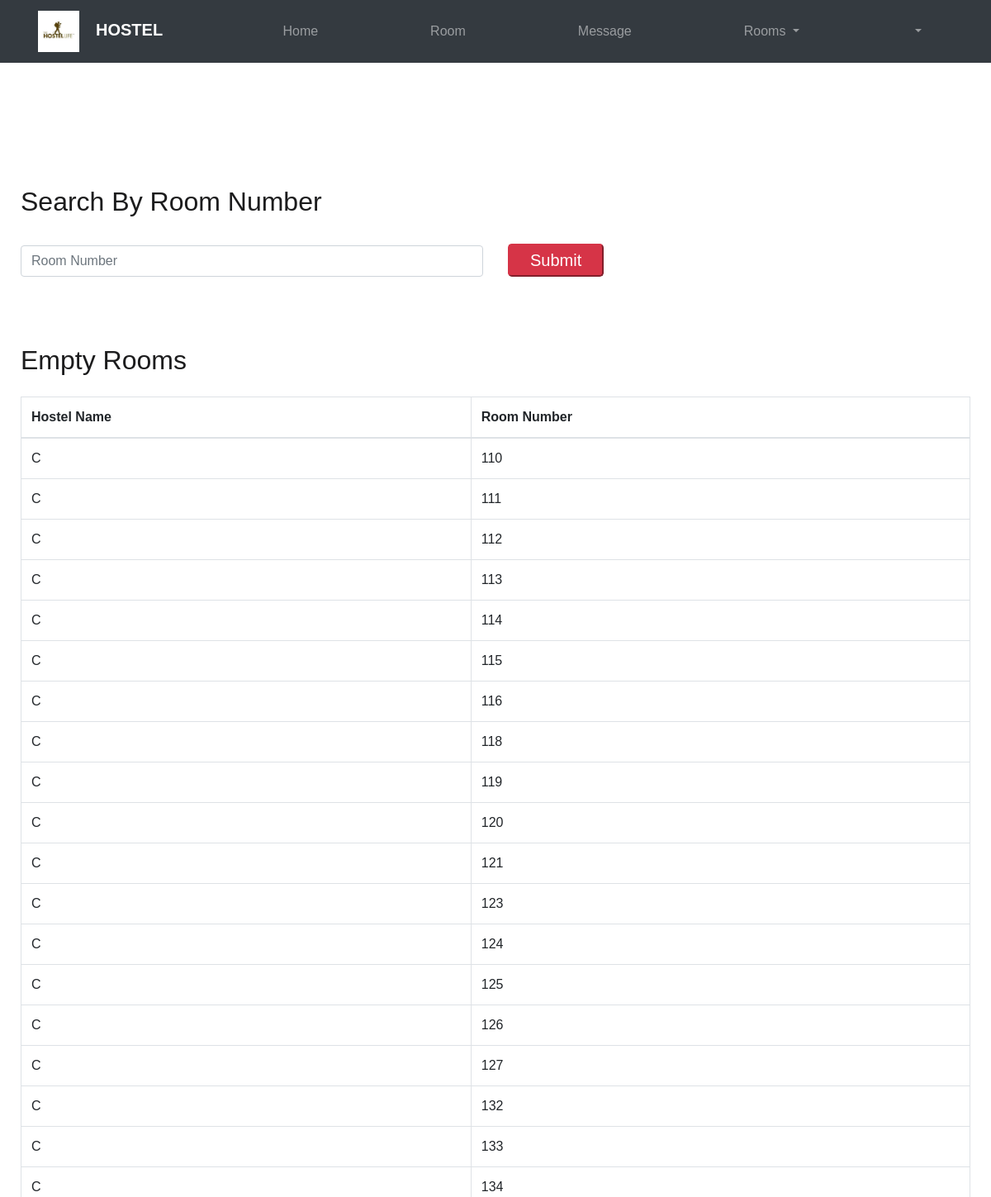
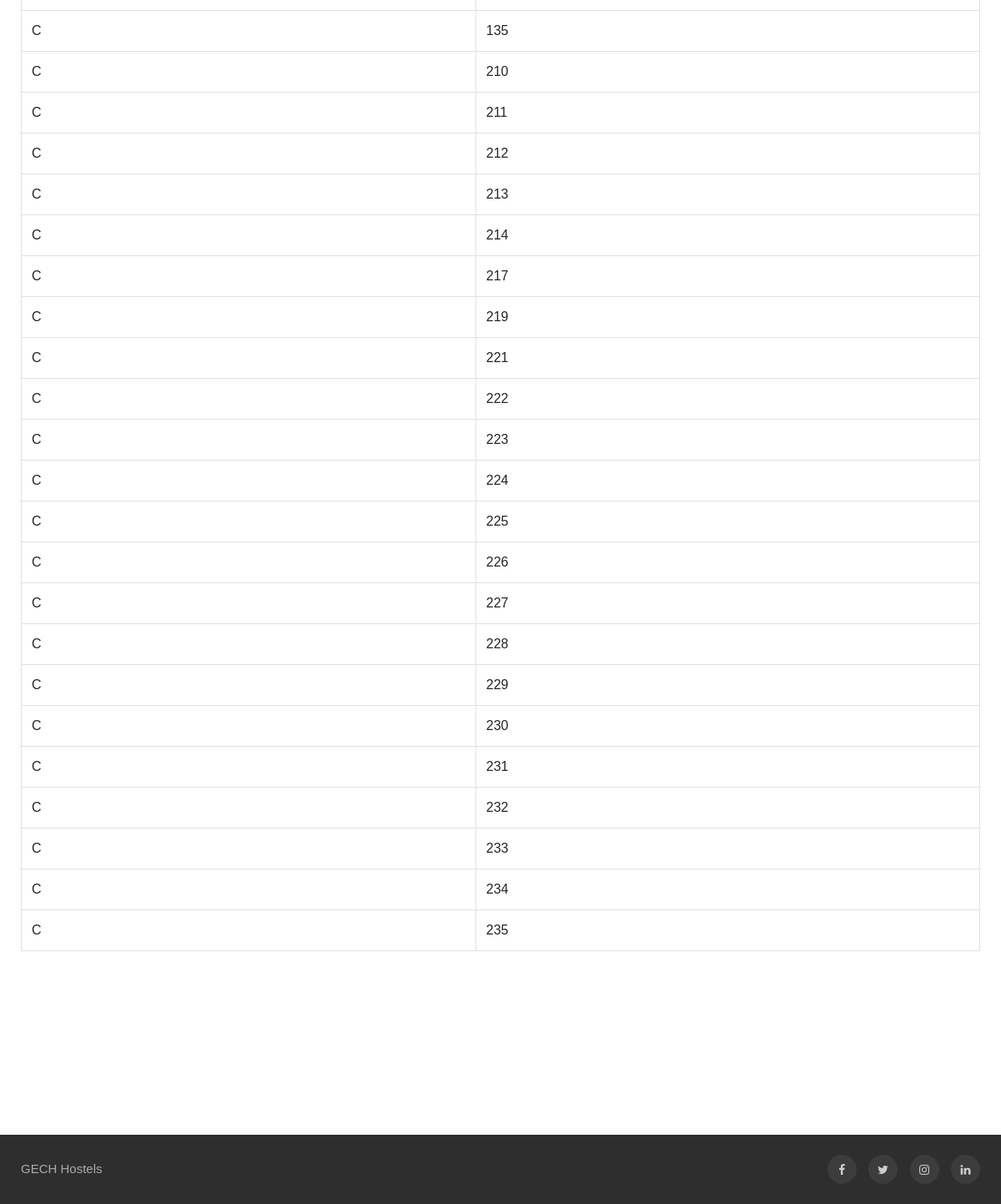
/HM/empty-rooms.php (signed in), run on the app's committed database (2 pictures, top to bottom).
### tables this page shows
CREATE TABLE `room` (
  `room_id` int(10) NOT NULL,
  `room_no` int(5) DEFAULT NULL,
  `hostel_id` int(10) DEFAULT NULL,
  `allocated` tinyint(1) DEFAULT NULL
);

CREATE TABLE `hostel` (
  `hostel_id` int(10) NOT NULL,
  `hostel_name` varchar(20) NOT NULL,
  `no_of_rooms` int(5) DEFAULT NULL,
  `no_of_students` int(5) DEFAULT NULL,
  `accepted_gen` int(2) DEFAULT NULL
);

### HM/empty-rooms.php (the view, shortened to what this page needs)
<?php include('hm-header.php') ?>
<div class ="container contact-container">
    <h2>Search By Room Number</h2>
    <br>
    <form action="empty-rooms.php" method="post">
        <div class="row">
            <div class="col-md-6">
                <input type="text" name="search_box" class="form-control student-text" placeholder="Room Number">
            </div>
            <div class="col-md-6">
                <button type="submit" name="contact-button"  class="btn-lg btn-primary" style="margin-top:8px; padding: 3px 25px 3px;">Submit</button>
            </div>
        </div>
    </form>
<br><br>
    <br>
    <h2>Empty Rooms</h2>
<br>
    <?php
   $hostel_id = $_SESSION['hostel_id'];
   $query1 = "SELECT * FROM room where hostel_id = '$hostel_id' and allocated = '0'";
   $result1 = mysqli_query($conn,$query1);
   $query6 = "SELECT * FROM hostel WHERE hostel_id = '$hostel_id'";
   $result6 = mysqli_query($conn,$query6);
   $row6 = mysqli_fetch_assoc($result6);
   $hostel_name = $row6['hostel_name'];
?>
  <table class="table table-bordered">
    <thead>
      <tr>
        <th>Hostel Name</th>
        <th>Room Number</th>
      </tr>
    </thead>
    <tbody>
    <?php
      if(mysqli_num_rows($result1)==0){
         echo '<tr><td colspan="4">No Empty Rooms</td></tr>';
      }
      else{
      	while($row1 = mysqli_fetch_assoc($result1)){
      		echo "<tr><td>{$hostel_name}</td><td>{$row1['room_no']}</td></tr>\n";
      	}
      }
    ?>
    </tbody>
  </table>
</div>
<?php include('hm-footer.php');

### HM/assets/css/styles-nav.css (style rules this page uses)
body { background-color: #ffff; height:100%; }
.student-text { margin-top : 10px; margin-bottom: 10px; }
.contact-container { margin-top: 150px; margin-bottom: 220px; }

### data on the page
room: hostel.hostel_name "C", room_no "110"
room: hostel.hostel_name "C", room_no "111"
room: hostel.hostel_name "C", room_no "112"
room: hostel.hostel_name "C", room_no "113"
room: hostel.hostel_name "C", room_no "114"
room: hostel.hostel_name "C", room_no "115"
room: hostel.hostel_name "C", room_no "116"
room: hostel.hostel_name "C", room_no "118"
room: hostel.hostel_name "C", room_no "119"
room: hostel.hostel_name "C", room_no "120"
room: hostel.hostel_name "C", room_no "121"
room: hostel.hostel_name "C", room_no "123"
room: hostel.hostel_name "C", room_no "124"
room: hostel.hostel_name "C", room_no "125"
room: hostel.hostel_name "C", room_no "126"
room: hostel.hostel_name "C", room_no "127"
room: hostel.hostel_name "C", room_no "132"
room: hostel.hostel_name "C", room_no "133"
room: hostel.hostel_name "C", room_no "134"
room: hostel.hostel_name "C", room_no "135"
room: hostel.hostel_name "C", room_no "210"
room: hostel.hostel_name "C", room_no "211"
room: hostel.hostel_name "C", room_no "212"
room: hostel.hostel_name "C", room_no "213"
room: hostel.hostel_name "C", room_no "214"
room: hostel.hostel_name "C", room_no "217"
room: hostel.hostel_name "C", room_no "219"
room: hostel.hostel_name "C", room_no "221"
room: hostel.hostel_name "C", room_no "222"
room: hostel.hostel_name "C", room_no "223"
room: hostel.hostel_name "C", room_no "224"
room: hostel.hostel_name "C", room_no "225"
room: hostel.hostel_name "C", room_no "226"
room: hostel.hostel_name "C", room_no "227"
room: hostel.hostel_name "C", room_no "228"
room: hostel.hostel_name "C", room_no "229"
room: hostel.hostel_name "C", room_no "230"
room: hostel.hostel_name "C", room_no "231"
room: hostel.hostel_name "C", room_no "232"
room: hostel.hostel_name "C", room_no "233"
room: hostel.hostel_name "C", room_no "234"
room: hostel.hostel_name "C", room_no "235"
